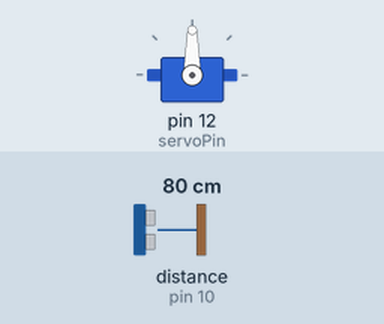
Bench run of a sketch on a simulated Arduino Uno, built with avr-gcc and run on an emulated ATmega328P. Parts: servo. Wiring (inferred from the names in the program): ultrasonic range finder: trigger pin 9; echo pin 10. The inputs (shaded band) are chosen by the test bench; at power-on: distance to the obstacle (sensor on pin 10) 80 cm. The echo pulse lasts 58.3 µs per cm; what the sketch prints to the serial monitor is not drawn.

Above: at 0.05 s.
At 3.05 s:
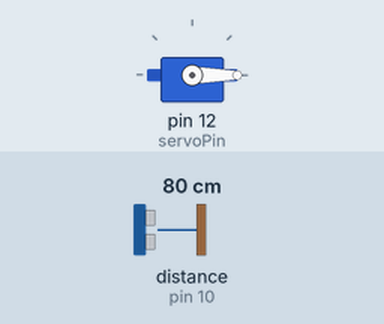
At 6.0 s:
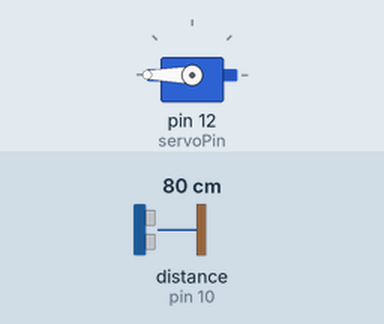
Timing chart, 0 to 7.8 s (numbered marks = the images above):
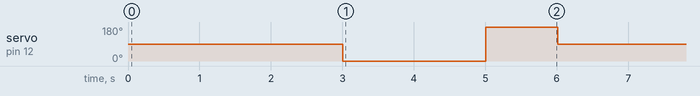

Measured:
- by itself, servo on pin 12 (servoPin): repeats every 6.0 s: 180° 1.0 s, 90° 3.0 s, 0° 2.0 s

The sketch:

servor_ultrasonicv1.ino
```cpp
// Include the Servo library
#include <Servo.h>
// Declare the Servo pin
int servoPin = 12;
// Create a servo object

//Ultra sonic sensor'
const int trigPin = 9;
const int echoPin = 10;
long duration;
int distance;

Servo Servo1;
void setup() {
   // We need to attach the servo to the used pin number
   Servo1.attach(servoPin);
//Ultra sonic setup
pinMode(trigPin, OUTPUT); // Sets the trigPin as an Output
pinMode(echoPin, INPUT); // Sets the echoPin as an Input
Serial.begin(9600);
}
void loop(){
  Serial.println("Distance");
Serial.println(ultrasonic_distance());
   // Make servo go to 0 degrees
   Servo1.write(90);
   delay(3000);
   // Make servo go to 90 degrees
   Servo1.write(0);
   delay(2000);
    //Make servo go to 180 degrees
   Servo1.write(180);
delay(1000);
}


// Functions
int ultrasonic_distance(){

  digitalWrite(trigPin, LOW);
  delayMicroseconds(2);
  // Sets the trigPin on HIGH state for 10 micro seconds
  digitalWrite(trigPin, HIGH);
  delayMicroseconds(10);
  digitalWrite(trigPin, LOW);
  // Reads the echoPin, returns the sound wave travel time in microseconds
  duration = pulseIn(echoPin, HIGH);
  // Calculating the distance
  distance = duration * 0.034 / 2;
  // Prints the distance on the Serial Monitor

  return distance;
}
```
